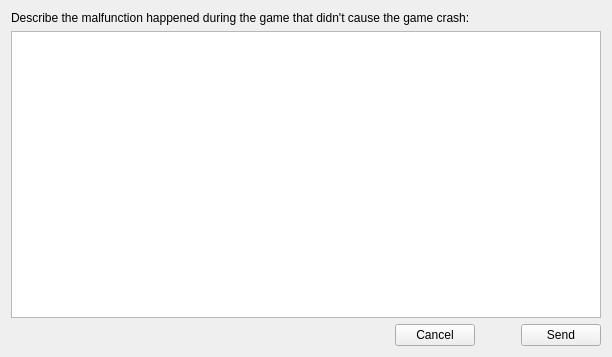
<?xml version="1.0" encoding="UTF-8"?>
<ui version="4.0">
 <class>SendTextReportForm</class>
 <widget class="QWidget" name="SendTextReportForm">
  <property name="geometry">
   <rect>
    <x>0</x>
    <y>0</y>
    <width>612</width>
    <height>357</height>
   </rect>
  </property>
  <property name="sizePolicy">
   <sizepolicy hsizetype="Fixed" vsizetype="Fixed">
    <horstretch>0</horstretch>
    <verstretch>0</verstretch>
   </sizepolicy>
  </property>
  <property name="minimumSize">
   <size>
    <width>612</width>
    <height>357</height>
   </size>
  </property>
  <property name="windowTitle">
   <string>Form</string>
  </property>
  <layout class="QGridLayout" name="gridLayout">
   <item row="0" column="0">
    <layout class="QVBoxLayout" name="verticalLayout">
     <item>
      <widget class="QLabel" name="introLabel">
       <property name="text">
        <string>&lt;html&gt;&lt;head/&gt;&lt;body&gt;&lt;p&gt;Describe the malfunction happened during the game that didn't cause the game crash:&lt;/p&gt;&lt;/body&gt;&lt;/html&gt;</string>
       </property>
       <property name="scaledContents">
        <bool>false</bool>
       </property>
       <property name="wordWrap">
        <bool>true</bool>
       </property>
      </widget>
     </item>
     <item>
      <widget class="QTextEdit" name="userText"/>
     </item>
     <item>
      <layout class="QHBoxLayout" name="horizontalLayout">
       <item>
        <spacer name="horizontalSpacer">
         <property name="orientation">
          <enum>Qt::Horizontal</enum>
         </property>
         <property name="sizeHint" stdset="0">
          <size>
           <width>40</width>
           <height>20</height>
          </size>
         </property>
        </spacer>
       </item>
       <item>
        <widget class="QPushButton" name="closeButton">
         <property name="text">
          <string>Cancel</string>
         </property>
        </widget>
       </item>
       <item>
        <spacer name="horizontalSpacer_2">
         <property name="orientation">
          <enum>Qt::Horizontal</enum>
         </property>
         <property name="sizeType">
          <enum>QSizePolicy::Minimum</enum>
         </property>
         <property name="sizeHint" stdset="0">
          <size>
           <width>40</width>
           <height>20</height>
          </size>
         </property>
        </spacer>
       </item>
       <item>
        <widget class="QPushButton" name="sendButton">
         <property name="text">
          <string>Send</string>
         </property>
        </widget>
       </item>
      </layout>
     </item>
    </layout>
   </item>
  </layout>
 </widget>
 <resources/>
 <connections>
  <connection>
   <sender>closeButton</sender>
   <signal>clicked()</signal>
   <receiver>SendTextReportForm</receiver>
   <slot>close()</slot>
   <hints>
    <hint type="sourcelabel">
     <x>500</x>
     <y>350</y>
    </hint>
    <hint type="destinationlabel">
     <x>265</x>
     <y>204</y>
    </hint>
   </hints>
  </connection>
  <connection>
   <sender>sendButton</sender>
   <signal>clicked()</signal>
   <receiver>SendTextReportForm</receiver>
   <slot>sendTextualReport()</slot>
   <hints>
    <hint type="sourcelabel">
     <x>581</x>
     <y>338</y>
    </hint>
    <hint type="destinationlabel">
     <x>620</x>
     <y>290</y>
    </hint>
   </hints>
  </connection>
 </connections>
 <slots>
  <slot>sendTextualReport()</slot>
 </slots>
</ui>
